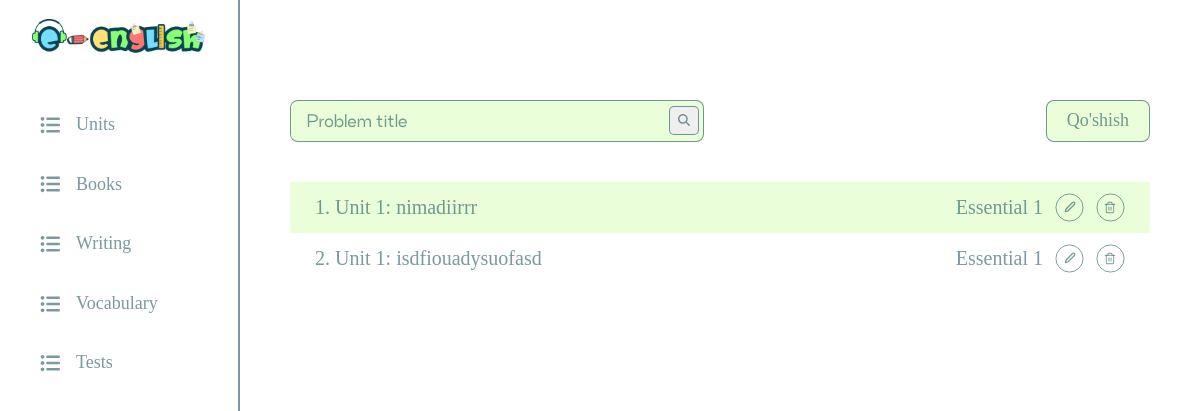
The app's page /panel_admin/units/ with its own data.
### costumadmin/models.py (models this page shows, shortened)
class Unit(models.Model):
    unit_num = models.SmallIntegerField(default=1)
    unit_name = models.CharField(max_length=255)
    book = models.ForeignKey(Book, on_delete=models.CASCADE, related_name='units')

class Book(Model):
    name = CharField(max_length=255)
    level = CharField(max_length=255)
    image = ImageField(upload_to='books/')

### costumadmin/views.py (the view)
# urls.py: path('units/', views.units_view, name='units'),
def units_view(request):
    units = Unit.objects.all()
    books = Book.objects.all()  # Assuming `Book` is a related model
    return render(request, 'admin/admin_unit.html', {'units': units, 'books': books})

### templates/admin/admin_unit.html (shortened to what this page needs)
{% extends 'admin/admin.html' %}
{% load static %}
{% block content %}
    <form action="#" class="main__nav">
        <div class="search">
            <input type="search" name="problem_title" placeholder="Problem title"/>
            <button>
                <img src="{% static 'images/search-icon.svg' %}" alt="Search"/>
            </button>
        </div>
        <div class="submit">
            <button type="button" id="add-unit-btn">Qo'shish</button>
        </div>
    </form>
    <div class="unit-list">
        <ul>
            {% for unit in units %}
                <li id="row-{{ unit.id }}" class="unit-list-item">
                    {{ forloop.counter }}. Unit {{ unit.unit_num }}: {{ unit.unit_name }}
                    <div class="right">
                        <span>{{ unit.book.name }}</span>
                        <img src="{% static 'images/edit-2 copy 3.svg' %}" alt="edit"
                             onclick="openEditModal('{{ unit.id }}')"/>
                        <img
                                src="{% static 'images/edit-2 copy 4.svg' %}"
                                alt="delete"
                                class="delete-btn"
                                data-unit-id="{{ unit.id }}"
                                data-unit-name="{{ unit.unit_name }}"
                                onclick="openDeleteModal('{{ unit.id }}', '{{ unit.unit_name }}')"
                        />
                    </div>
                </li>
            {% empty %}
                <li>Hozircha hech qanday unit mavjud emas.</li>
            {% endfor %}
        </ul>
    </div>
{% endblock %}

### static/css/style.css (style rules this page uses)
*, *::after, *::before { box-sizing: border-box; margin: 0; padding: 0; scroll-behavior: smooth; font-family: 'GillSansRegular'; }
body { font-family: 'GillSansRegular'; }
ul,li { list-style-type: none; padding-inline-start: 0; }
aside .menu button, .submit button { width: 100%; color: #09424f8a; padding: 9px 20px 9px 20px; gap: 16px; border: 1px solid transparent; opacity: 0px; background-color: transparent; font-size: 18px; font-weight: 400; line-height: 21.6px; text-align: left; text-underline-position: from-font; text-decoration-skip-ink: none; display: flex; align-items: center; transition: all 0.1s linear; }
aside .menu button:focus, .submit button { border-radius: 8px; border: 1px solid #09424f8a; opacity: 0px; background-color: #eaffd9; cursor: pointer; }
.main__nav { display: flex; justify-content: space-between; }
.main__nav input { width: 374px; height: 35px; padding: 4px 4px 4px 16px; border: none; background-color: #eaffd9; outline: none; font-family: Craftwork Grotesk, sans-serif; font-size: 16px; font-weight: 400; line-height: 19.2px; text-align: left; text-underline-position: from-font; text-decoration-skip-ink: none; }
.main__nav input::placeholder { color: #09424f8a; ; }
.search { overflow: hidden; border: 1px solid #09424f8a; border-radius: 8px; background-color: #eaffd9; display: flex; align-items: center; }
.search button { padding: 7px 8px 8px 8px; border-radius: 5px; border: 1px solid #09424f8a; margin: 4px; cursor: pointer; display: flex; align-items: center; justify-content: center; }
.search button img { width: 12px; height: 12px; }
.unit-list ul { margin-top: 40px; list-style-type: none; display: flex; flex-direction: column; }
.unit-list li { display: flex; justify-content: space-between; align-items: center; padding: 11px 25px; color: #09424f8a; font-size: 20px; font-weight: 400; line-height: 22.97px; text-align: left; text-underline-position: from-font; text-decoration-skip-ink: none; }
.unit-list-item .right { display: flex; align-items: center; gap: 12px; }
.unit-list-item:nth-child(odd) { background-color: #eaffd9; }
.unit-list .unit-list-item img { width: 29px; height: 29px; transition: all 0.15s linear; cursor: pointer; }

### records on screen
Unit: unit_num "1", unit_name "nimadiirrr", book.name "Essential 1"
Unit: unit_num "1", unit_name "isdfiouadysuofasd", book.name "Essential 1"
